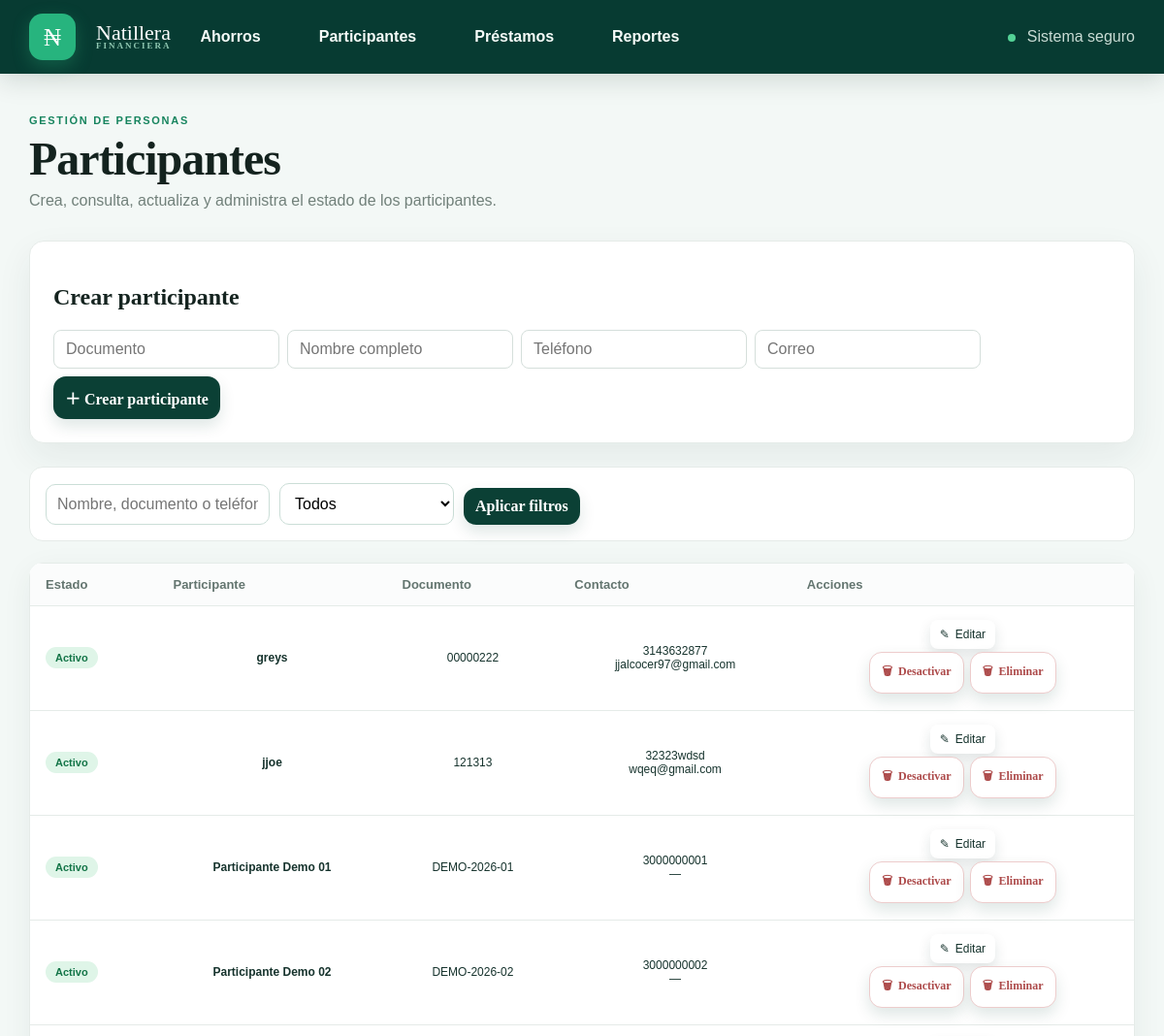
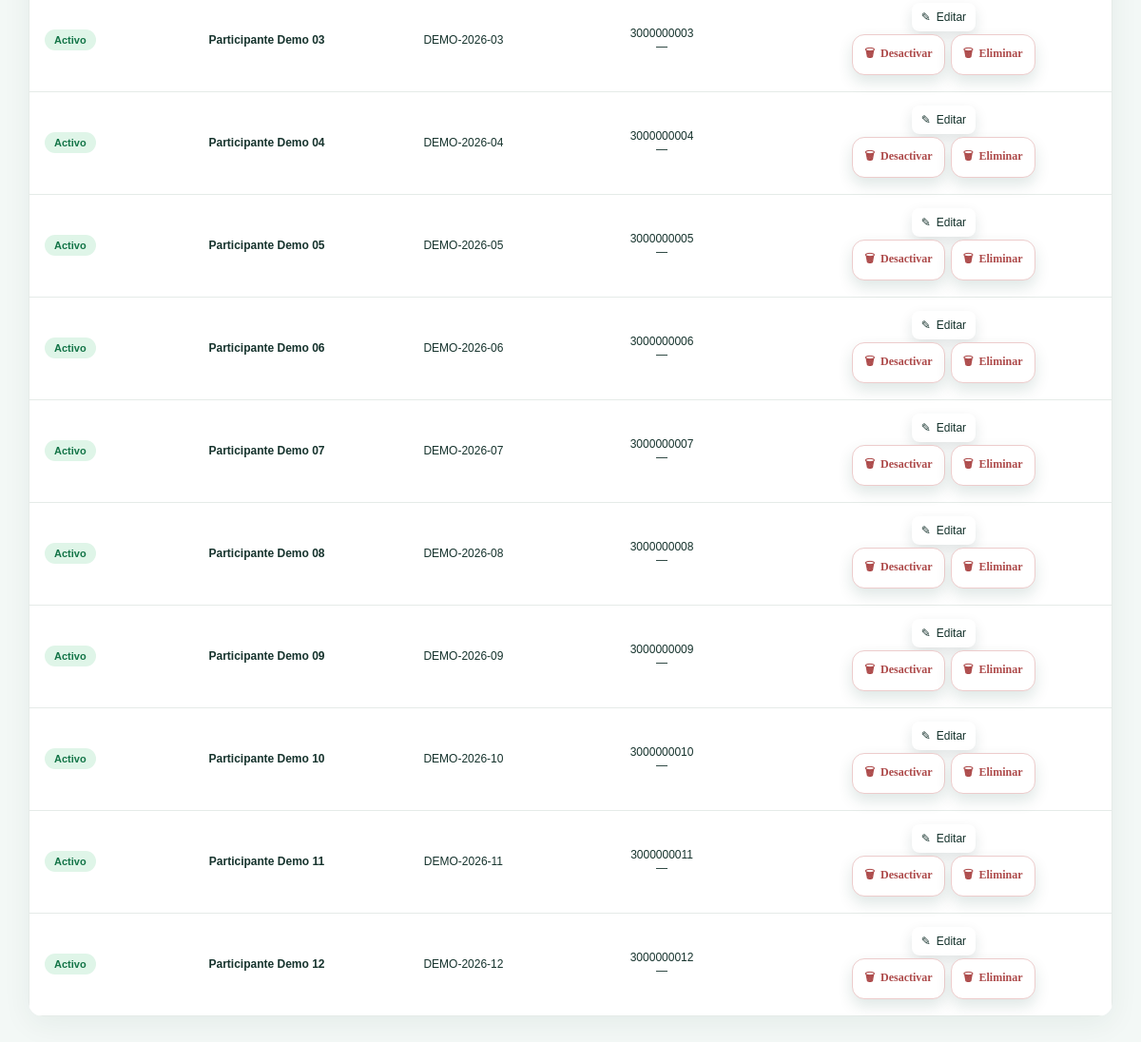
/participants, run on the app's committed database (2 pictures, top to bottom).
### tables this page shows
CREATE TABLE `participants` (
  `id` int NOT NULL AUTO_INCREMENT,
  `document` varchar(30) NOT NULL,
  `full_name` varchar(160) NOT NULL,
  `phone` varchar(30) DEFAULT NULL,
  `email` varchar(160) DEFAULT NULL,
  `active` tinyint(1) NOT NULL,
  `created_at` datetime NOT NULL DEFAULT (now()),
  PRIMARY KEY (`id`),
  UNIQUE KEY `document` (`document`)
);

### src/Repository.php (called while the page is built, shortened)
<?php
final class Repository {
    public function participants(string $search='', ?bool $active=null): array { $sql='SELECT * FROM participants WHERE 1=1';$args=[];if($search!==''){$sql.=' AND (full_name LIKE ? OR document LIKE ? OR phone LIKE ?)';$q='%'.$search.'%';$args=[$q,$q,$q];}if($active!==null){$sql.=' AND active=?';$args[]=$active?1:0;}$sql.=' ORDER BY active DESC, full_name';$s=$this->db->prepare($sql);$s->execute($args);return $s->fetchAll(); }
}

### src/App.php (the view, shortened to what this page needs)
<?php
require_once __DIR__.'/Database.php'; require_once __DIR__.'/Finance.php'; require_once __DIR__.'/Repository.php';
final class App {
 private static function e($v):string{return htmlspecialchars((string)$v,ENT_QUOTES,'UTF-8');}
 public static function run():void{if(session_status()!==PHP_SESSION_ACTIVE)session_start();$db=Database::connection();$path=parse_url($_SERVER['REQUEST_URI'],PHP_URL_PATH)?:'/';if($_SERVER['REQUEST_METHOD']==='POST')self::post($db);self::page($db,$path);}
 private static function page(PDO $db,string $path):void{$year=(int)($_GET['year']??date('Y'));$search=trim($_GET['participant']??$_GET['search']??'');$status=$_GET['status']??'';$repo=new Repository($db);$ps=$repo->participants($search,$path==='/participants'&&in_array($status,['active','inactive'],true)?$status==='active':null);$active=array_values(array_filter($ps,fn($p)=>(int)$p['active']===1));$ls=$repo->loans($status,$search);$title=$path==='/'?'Ahorros':(str_contains($path,'participants')?'Participantes':(str_contains($path,'loans')?'Préstamos':'Reportes'));echo self::head($title);echo self::nav();echo '<main>';if($path==='/')self::savings($db,$active,$year,$search);elseif($path==='/participants')self::participants($ps,$search,$status);elseif($path==='/loans')self::loans($ls,$active,$search,$status);else self::report($db,$year);echo '</main>'.self::foot();}
 private static function nav():string{return '<nav><div class="brand"><span class="brand-mark">₦</span><span>Natillera <small>FINANCIERA</small></span></div><div class="nav-links"><a href="/">Ahorros</a><a href="/participants">Participantes</a><a href="/loans">Préstamos</a><a href="/reports/annual">Reportes</a></div><div class="secure"><span class="dot"></span> Sistema seguro</div></nav>';}
 private static function participants(array $ps,string $search,string $status):void{echo '<section class="section-title"><div><span class="eyebrow">GESTIÓN DE PERSONAS</span><h1>Participantes</h1><p class="muted">Crea, consulta, actualiza y administra el estado de los participantes.</p></div></section><section class="card people-form"><h2>Crear participante</h2><form class="participant-form" method="post"><input type="hidden" name="action" value="participant"><input name="document" placeholder="Documento" required><input name="full_name" placeholder="Nombre completo" required><input name="phone" placeholder="Teléfono"><input name="email" type="email" placeholder="Correo"><button>＋ Crear participante</button></form></section><form class="people-filter" method="get"><input name="search" value="'.self::e($search).'" placeholder="Nombre, documento o teléfono"><select name="status"><option value="">Todos</option><option value="active"'.($status==='active'?' selected':'').'>Activos</option><option value="inactive"'.($status==='inactive'?' selected':'').'>Inactivos</option></select><button>Aplicar filtros</button></form><div class="table-card"><table><thead><tr><th>Estado</th><th>Participante</th><th>Documento</th><th>Contacto</th><th>Acciones</th></tr></thead><tbody>';foreach($ps as $p){$id=(int)$p['id'];echo '<tr><td><span class="person-status '.((int)$p['active']?'active':'inactive').'">'.((int)$p['active']?'Activo':'Inactivo').'</span></td><td><strong>'.self::e($p['full_name']).'</strong></td><td>'.self::e($p['document']).'</td><td>'.self::e($p['phone']?:'—').'<br>'.self::e($p['email']?:'—').'</td><td><details><summary class="action-link">Editar</summary><form class="edit-form participant-edit-form" method="post"><input type="hidden" name="action" value="participant_update"><input type="hidden" name="participant_id" value="'.$id.'"><input name="full_name" value="'.self::e($p['full_name']).'" required><input name="document" value="'.self::e($p['document']).'" required><input name="phone" value="'.self::e($p['phone']??'').'" placeholder="Teléfono"><input name="email" type="email" value="'.self::e($p['email']??'').'" placeholder="Correo"><button>Guardar cambios</button></form></details><form class="participant-toggle-form" method="post"><input type="hidden" name="action" value="participant_toggle"><input type="hidden" name="participant_id" value="'.$id.'"><input type="hidden" name="active" value="'.(int)$p['active'].'"><button class="'.((int)$p['active']?'action-danger':'action-neutral').'">'.((int)$p['active']?'Desactivar':'Reactivar').'</button></form><form class="participant-delete-form" method="post"><input type="hidden" name="action" value="participant_delete"><input type="hidden" name="participant_id" value="'.$id.'"><button class="action-danger">Eliminar</button></form></td></tr>';}if(!$ps)echo '<tr><td colspan="5">No hay participantes para los filtros seleccionados.</td></tr>';echo '</tbody></table></div>';}
 private static function head(string $title):string{return '<!doctype html><html lang="es"><head><meta charset="utf-8"><meta name="viewport" content="width=device-width,initial-scale=1"><title>'.self::e($title).' · Natillera</title><link rel="manifest" href="/static/manifest.webmanifest"><link rel="apple-touch-icon" href="/static/icons/icon.svg"><link rel="stylesheet" href="/static/app.css"><link rel="stylesheet" href="/static/pwa.css"><link rel="stylesheet" href="/static/contacts.css"><link rel="stylesheet" href="/static/contact-fix.css"><link rel="stylesheet" href="/static/v2.css"><script src="https://cdn.jsdelivr.net/npm/sweetalert2@11"></script></head><body>';}
 private static function foot():string{return '<script src="/static/pwa.js" defer></script><script src="/static/v2.js" defer></script><script>document.addEventListener("DOMContentLoaded",function(){var q=new URLSearchParams(location.search),n=q.get("notice"),detail=q.get("detail"),m={contribution_saved:["Aporte guardado correctamente.","success"],paz_salvo:["Participante a paz y salvo con sus ahorros.","success"],contribution_complete:["Cuota completa","info"],contribution_error:["No se pudo guardar el aporte","error"],participant_created:["Participante creado correctamente.","success"],participant_updated:["Participante actualizado correctamente.","success"],participant_deleted:["Participante eliminado correctamente.","success"],participant_loan_blocked:[detail||"No se puede desactivar: el participante tiene préstamos activos.","warning"],participant_error:[detail||"No se pudo actualizar el participante.","error"],loan_created:["Préstamo creado correctamente.","success"],loan_updated:["Préstamo y plan de pagos actualizados.","success"],loan_cancelled:["Préstamo cancelado correctamente.","success"]};if(n&&m[n]&&window.Swal)Swal.fire({toast:true,position:"top-end",icon:m[n][1],title:m[n][0],showConfirmButton:false,timer:5000,timerProgressBar:true})});if("serviceWorker" in navigator)navigator.serviceWorker.register("/static/sw.js")</script></body></html>';}
}

### public/static/app.css (style rules this page uses)
:root { --ink:#14231f;--muted:#71807a;--line:#e5ebe8;--bg:#f5f8f7;--nav:#0d332c;--accent:#16845e;--shadow:0 8px 30px #163c3210 }
* { box-sizing:border-box }
body { margin:0;background:var(--bg);color:var(--ink);font-family:'DM Sans',sans-serif }
nav { height:76px;background:var(--nav);color:#fff;padding:0 max(32px,calc((100% - 1440px)/2));display:flex;align-items:center;gap:54px }
.brand { display:flex;align-items:center;gap:11px;font-family:Manrope;font-size:18px;line-height:17px }
.brand small { display:block;font:600 9px 'DM Sans';letter-spacing:2px;color:#91c8b2 }
.brand-mark { display:grid;place-items:center;width:38px;height:38px;background:#2aa875;border-radius:12px;font-size:25px }
.nav-links { display:flex;gap:28px }
.nav-links a { color:#d9eee5;text-decoration:none;font-weight:600 }
.secure { margin-left:auto;color:#b9d9cc;font-size:13px }
.dot { display:inline-block;width:8px;height:8px;background:#54d397;border-radius:50%;margin-right:7px }
main { max-width:1440px;margin:0 auto;padding:46px 32px 70px }
h1,h2 { font-family:Manrope;color:var(--ink) }
h1 { font-size:34px;letter-spacing:-1px }
.muted,p { color:var(--muted) }
.muted { margin:8px 0 }
.card,table { background:#fff;box-shadow:var(--shadow) }
table { width:100%;border-collapse:collapse;min-width:900px }
th,td { padding:14px 10px;border-bottom:1px solid var(--line);text-align:center;font-size:12px }
th { color:var(--muted);font-size:11px;background:#fbfcfc }
th:first-child,td:first-child { text-align:left;padding-left:24px }
small { color:var(--muted) }
form { display:flex;gap:8px;flex-wrap:wrap }
input,select,button { font:inherit;padding:10px 12px;border:1px solid #d5dfdb;border-radius:8px;background:#fff }
button { cursor:pointer;background:var(--nav);color:#fff;border:0;font-weight:600;transition:.2s }
.card { border-radius:15px;padding:24px;margin:24px 0 }

### public/static/pwa.css (style rules this page uses)
html { background:#f5f8f7;scroll-behavior:smooth }
body { min-height:100dvh;background:radial-gradient(circle at 100% 0,#e2f5ec 0,transparent 31rem),#f5f8f7 }
nav { position:sticky;top:0;z-index:20;box-shadow:0 8px 24px #06251c22;backdrop-filter:blur(14px) }
.brand-mark { box-shadow:0 6px 18px #2aa87555 }
.nav-links a { position:relative;padding:9px 2px;transition:color .2s ease }
.nav-links a:after { content:"";position:absolute;left:0;right:100%;bottom:2px;height:2px;background:#54d397;border-radius:4px;transition:right .2s ease }
main { animation:page-in .35s ease both }
.card,table,.report-stat,.summary-card { border:1px solid #e5ebe8;box-shadow:0 14px 36px #163c3212;transition:box-shadow .2s ease,transform .2s ease }
input,select { transition:border-color .2s,box-shadow .2s }
button,.action-btn,.action-link,details>summary { box-shadow:0 6px 14px #0d332c20;transition:transform .2s,box-shadow .2s }
.action-link,details>summary { cursor:pointer }
.action-link:before,details>summary:before { content:'✎';margin-right:6px }
.action-danger:before { content:'🗑';margin-right:6px }

### data on the page
participants: active "Activo", full_name "greys", document "00000222", phone "3143632877", email "jjalcocer97@gmail.com"
participants: active "Activo", full_name "jjoe", document "121313", phone "32323wdsd", email "wqeq@gmail.com"
participants: active "Activo", full_name "Participante Demo 01", document "DEMO-2026-01", phone "3000000001", email "—"
participants: active "Activo", full_name "Participante Demo 02", document "DEMO-2026-02", phone "3000000002", email "—"
participants: active "Activo", full_name "Participante Demo 03", document "DEMO-2026-03", phone "3000000003", email "—"
participants: active "Activo", full_name "Participante Demo 04", document "DEMO-2026-04", phone "3000000004", email "—"
participants: active "Activo", full_name "Participante Demo 05", document "DEMO-2026-05", phone "3000000005", email "—"
participants: active "Activo", full_name "Participante Demo 06", document "DEMO-2026-06", phone "3000000006", email "—"
participants: active "Activo", full_name "Participante Demo 07", document "DEMO-2026-07", phone "3000000007", email "—"
participants: active "Activo", full_name "Participante Demo 08", document "DEMO-2026-08", phone "3000000008", email "—"
participants: active "Activo", full_name "Participante Demo 09", document "DEMO-2026-09", phone "3000000009", email "—"
participants: active "Activo", full_name "Participante Demo 10", document "DEMO-2026-10", phone "3000000010", email "—"
participants: active "Activo", full_name "Participante Demo 11", document "DEMO-2026-11", phone "3000000011", email "—"
participants: active "Activo", full_name "Participante Demo 12", document "DEMO-2026-12", phone "3000000012", email "—"
